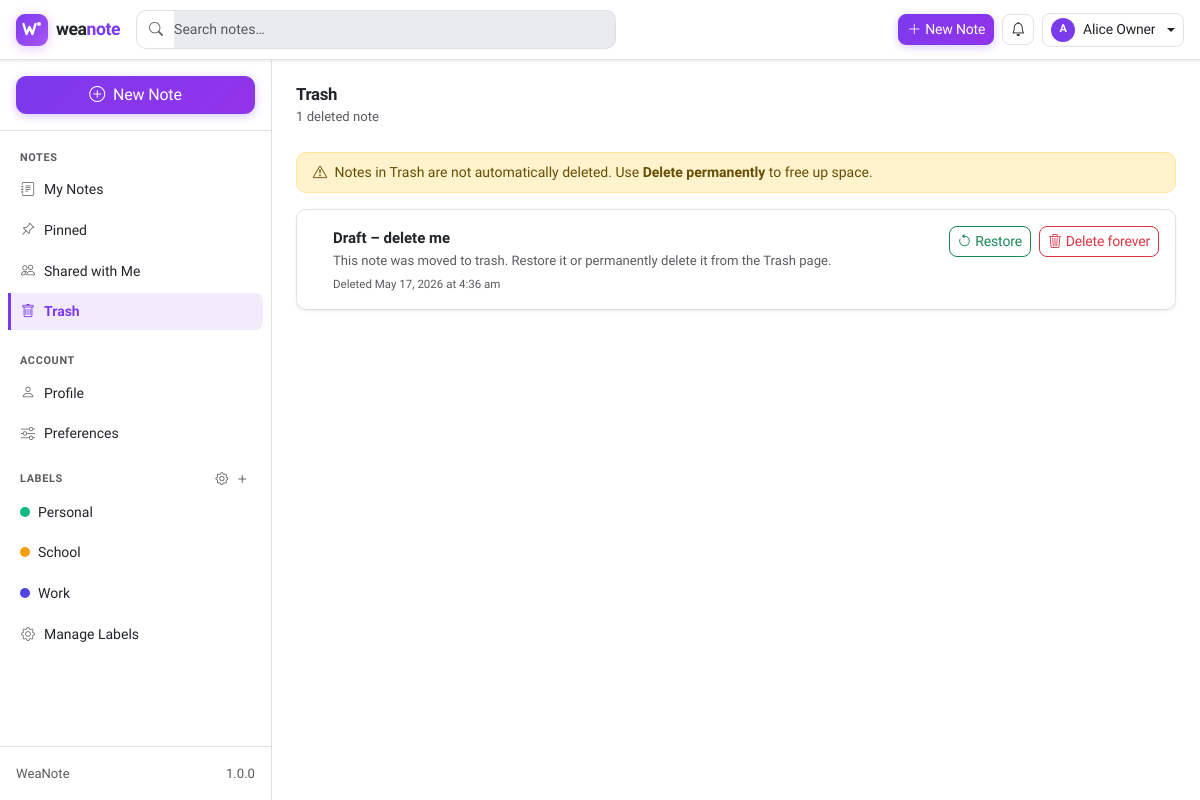
The page /trash (signed in) on the database its author committed.
### tables this page shows
CREATE TABLE IF NOT EXISTS `users` (
  `id`                       INT UNSIGNED     NOT NULL AUTO_INCREMENT,
  `email`                    VARCHAR(255)     NOT NULL,
  `display_name`             VARCHAR(100)     NOT NULL,
  `password_hash`            VARCHAR(255)     NOT NULL,
  `avatar`                   VARCHAR(255)     DEFAULT NULL,

   
  `is_verified`              TINYINT(1)       NOT NULL DEFAULT 0,
  `activation_token`         VARCHAR(64)      DEFAULT NULL,
  `activation_token_expires_at` DATETIME      DEFAULT NULL,

   
  `reset_token`              VARCHAR(64)      DEFAULT NULL,
  `reset_token_expires_at`   DATETIME         DEFAULT NULL,
  `reset_otp`                VARCHAR(255)     DEFAULT NULL,
  `reset_otp_expires_at`     DATETIME         DEFAULT NULL,

  `created_at`               DATETIME         NOT NULL DEFAULT CURRENT_TIMESTAMP,
  `updated_at`               DATETIME         NOT NULL DEFAULT CURRENT_TIMESTAMP ON UPDATE CURRENT_TIMESTAMP,

  PRIMARY KEY (`id`),
  UNIQUE KEY `uq_users_email` (`email`),
  KEY `idx_users_activation_token` (`activation_token`),
  KEY `idx_users_reset_token`      (`reset_token`)
);

CREATE TABLE IF NOT EXISTS `labels` (
  `id`         INT UNSIGNED  NOT NULL AUTO_INCREMENT,
  `user_id`    INT UNSIGNED  NOT NULL,
  `name`       VARCHAR(100)  NOT NULL,
  `color`      VARCHAR(7)    NOT NULL DEFAULT '#6c757d',
  `created_at` DATETIME      NOT NULL DEFAULT CURRENT_TIMESTAMP,
  `updated_at` DATETIME      NOT NULL DEFAULT CURRENT_TIMESTAMP ON UPDATE CURRENT_TIMESTAMP,

  PRIMARY KEY (`id`),
  UNIQUE KEY `uq_labels_user_name` (`user_id`, `name`),
  KEY `idx_labels_user` (`user_id`),
  CONSTRAINT `fk_labels_user`
    FOREIGN KEY (`user_id`) REFERENCES `users` (`id`) ON DELETE CASCADE
);

CREATE TABLE IF NOT EXISTS `notes` (
  `id`                 INT UNSIGNED  NOT NULL AUTO_INCREMENT,
  `user_id`            INT UNSIGNED  NOT NULL,
  `title`              VARCHAR(255)  NOT NULL DEFAULT 'Untitled',
  `content`            LONGTEXT,

   
  `is_pinned`          TINYINT(1)    NOT NULL DEFAULT 0,
  `pinned_at`          DATETIME      DEFAULT NULL,

   
  `is_locked`          TINYINT(1)    NOT NULL DEFAULT 0,
  `note_password_hash` VARCHAR(255)  DEFAULT NULL,

   
  `sort_order`         INT           NOT NULL DEFAULT 0,

   
  `deleted_at`         DATETIME      DEFAULT NULL,

  `created_at`         DATETIME      NOT NULL DEFAULT CURRENT_TIMESTAMP,
  `updated_at`         DATETIME      NOT NULL DEFAULT CURRENT_TIMESTAMP ON UPDATE CURRENT_TIMESTAMP,

  PRIMARY KEY (`id`),
  KEY `idx_notes_user`       (`user_id`),
  KEY `idx_notes_deleted_at` (`deleted_at`),
  KEY `idx_notes_pinned`     (`user_id`, `is_pinned`),
  KEY `idx_notes_user_sort`  (`user_id`, `sort_order`),
  FULLTEXT KEY `ft_notes_search` (`title`, `content`),
  CONSTRAINT `fk_notes_user`
    FOREIGN KEY (`user_id`) REFERENCES `users` (`id`) ON DELETE CASCADE
);

### app/Views/notes/trash.php (the view, shortened to what the rows shown need)
<?php
$notes     = $notes ?? [];
require BASE_PATH . '/app/Views/layouts/header.php';
require BASE_PATH . '/app/Views/layouts/sidebar.php';
?>
<div class="nf-main">
  <div class="d-flex align-items-center justify-content-between mb-4 flex-wrap gap-2">
    <div>
      <h2 class="h5 fw-bold mb-0">Trash</h2>
      <?php if (!empty($notes)): ?>
        <small class="text-muted"><?= count($notes) ?> deleted note<?= count($notes) !== 1 ? 's' : '' ?></small>
      <?php endif; ?>
    </div>
  </div>
  <?php if (empty($notes)): ?>
    <div class="empty-state">
      <i class="bi bi-trash"></i>
      <h5 class="fw-semibold">Trash is empty</h5>
      <p class="small mb-0">Deleted notes appear here. You can restore or permanently delete them.</p>
    </div>
  <?php else: ?>
    <div class="alert alert-warning py-2 small mb-3">
      <i class="bi bi-exclamation-triangle me-1"></i>
      Notes in Trash are not automatically deleted. Use <strong>Delete permanently</strong> to free up space.
    </div>
    <div class="notes-list" id="trashList">
      <?php foreach ($notes as $note): ?>
        <?php $nId = (int) $note['id']; ?>
        <div class="note-card mb-2 p-3 d-flex align-items-start gap-3">
          <div class="flex-grow-1 min-w-0">
            <div class="fw-semibold text-truncate">
              <?= htmlspecialchars($note['title'] ?: 'Untitled') ?>
            </div>
            <div class="text-muted small text-truncate">
              <?= htmlspecialchars(mb_substr(strip_tags($note['content'] ?? ''), 0, 120)) ?>
            </div>
            <div class="text-muted mt-1" style="font-size:.72rem">
              Deleted <?= date('M j, Y \a\t g:i a', strtotime($note['deleted_at'])) ?>
            </div>
          </div>
          <div class="d-flex gap-2 flex-shrink-0">
            <form method="POST" action="<?= BASE_URL ?>/notes/<?= $nId ?>/restore" class="m-0">
              <button type="submit" class="btn btn-sm btn-outline-success" title="Restore">
                <i class="bi bi-arrow-counterclockwise me-1"></i>Restore
              </button>
            </form>
            <form method="POST" action="<?= BASE_URL ?>/notes/<?= $nId ?>/purge" class="m-0"
                  data-confirm="This note will be permanently erased and cannot be recovered."
                  data-confirm-title="Delete Forever"
                  data-confirm-icon="bi-trash3 text-danger"
                  data-confirm-ok="Delete Forever"
                  data-confirm-cancel="Keep It">
              <button type="submit" class="btn btn-sm btn-outline-danger" title="Delete permanently">
                <i class="bi bi-trash3 me-1"></i>Delete forever
              </button>
            </form>
          </div>
        </div>
      <?php endforeach; ?>
    </div>
  <?php endif; ?>
</div>
<?php require BASE_PATH . '/app/Views/layouts/footer.php'; ?>

### app/Core/Router.php (shortened to what the rows shown need)
<?php
class Router
{
    private array $routes   = [];
    private function addRoute(string $method, string $path, string $handler): void
    {
        $pattern = preg_replace('/\{([a-zA-Z_][a-zA-Z0-9_]*)\}/', '(?P<$1>[^/]+)', $path);
        $pattern = '#^' . $pattern . '$#u';
        $this->routes[] = [
            'method'  => strtoupper($method),
            'pattern' => $pattern,
            'handler' => $handler,
        ];
    }
    public function dispatch(): void
    {
        $method = strtoupper($_SERVER['REQUEST_METHOD'] ?? 'GET');
        $uri = parse_url($_SERVER['REQUEST_URI'] ?? '/', PHP_URL_PATH);
        $uri = rawurldecode($uri);
        $uri = '/' . ltrim($uri, '/');
        foreach ($this->routes as $route) {
            if ($route['method'] !== $method) {
                continue;
            }
            if (preg_match($route['pattern'], $uri, $matches)) {
                $params = array_filter($matches, 'is_string', ARRAY_FILTER_USE_KEY);
                $this->callHandler($route['handler'], array_values($params));
                return;
            }
        }
    }
    private function callHandler(string $handler, array $params): void
    {
        [$classShort, $action] = explode('@', $handler, 2);
        $controller = new $fqn();
        $controller->$action(...$params);
    }
}

### app/Views/layouts/header.php (shortened to what the rows shown need)
<?php
$currentUser   = Auth::user();
$theme         = $currentUser['theme'] ?? 'light';
$fontSize      = $currentUser['font_size'] ?? 'medium';
$fontClass = match ($fontSize) {
    'small' => 'nf-font-sm',
    'large' => 'nf-font-lg',
    default => '',
};
?>
<!DOCTYPE html>
<html lang="en" data-bs-theme="<?= htmlspecialchars($theme) ?>"<?= $fontClass ? ' class="' . $fontClass . '"' : '' ?>>
<head>
  <link rel="stylesheet"
        href="https://cdn.jsdelivr.net/npm/bootstrap@5.3.3/dist/css/bootstrap.min.css"
>
  <link rel="stylesheet"
        href="https://cdn.jsdelivr.net/npm/bootstrap-icons@1.11.3/font/bootstrap-icons.min.css">
  <link rel="stylesheet" href="<?= BASE_URL ?>/assets/css/app.css?v=<?= APP_VERSION ?>">
</head>
<?php if (Auth::check()): ?>
<body class="app-body">
<nav class="navbar navbar-expand-lg fixed-top nf-navbar" id="mainNav">
  <div class="container-fluid px-3">
    <a class="wn-navbar-brand me-3" href="<?= BASE_URL ?>/notes">
      <span class="wn-logo-mark">
      </span>
      <span class="wn-brand-text">wea<span class="wn-accent">note</span></span>
    </a>
    <div class="flex-grow-1 d-none d-lg-flex me-3" style="max-width:480px">
      <div class="input-group">
        <span class="input-group-text bg-body border-end-0">
          <i class="bi bi-search text-muted"></i>
        </span>
        <input type="search" id="globalSearch" class="form-control border-start-0 ps-0"
               placeholder="Search notes…" autocomplete="off" aria-label="Search notes">
      </div>
    </div>
    <div class="d-flex align-items-center ms-auto gap-2">
      <a href="<?= BASE_URL ?>/notes/create"
         class="btn btn-primary btn-sm d-none d-lg-flex align-items-center gap-1">
        <i class="bi bi-plus-lg"></i><span>New Note</span>
      </a>
      <div class="dropdown">
        <button class="btn btn-sm btn-outline-secondary position-relative"
                id="notifBtn" data-bs-toggle="dropdown" aria-expanded="false"
                aria-label="Notifications">
          <i class="bi bi-bell"></i>
        </button>
      </div>
      <div class="dropdown">
        <button class="btn btn-sm btn-outline-secondary dropdown-toggle d-flex align-items-center gap-2"
                data-bs-toggle="dropdown" aria-expanded="false">
          <?php if (!empty($currentUser['avatar'])): ?>
            <img src="<?= BASE_URL ?>/uploads/avatars/<?= htmlspecialchars($currentUser['avatar']) ?>"
                 class="rounded-circle" width="24" height="24" alt=""
                 style="object-fit:cover">
          <?php else: ?>
            <span class="rounded-circle bg-primary text-white d-flex align-items-center justify-content-center fw-bold"
                  style="width:24px;height:24px;font-size:11px;flex-shrink:0">
              <?= htmlspecialchars(mb_strtoupper(mb_substr($currentUser['display_name'] ?? '?', 0, 1))) ?>
            </span>
          <?php endif; ?>
          <span class="d-none d-md-inline text-truncate" style="max-width:120px">
            <?= htmlspecialchars($currentUser['display_name'] ?? '') ?>
          </span>
        </button>
      </div>
    </div>
  </div>
</nav>
<div class="nf-page" id="nfPage">
  <div class="nf-wrapper" id="appWrapper">
<?php else: ?>
<body class="auth-body">
<div class="auth-wrapper">
<?php endif; ?>

### app/Views/layouts/sidebar.php (shortened to what the rows shown need)
<?php
$sidebarLabels = $sidebarLabels ?? [];
$currentUri = parse_url($_SERVER['REQUEST_URI'] ?? '/', PHP_URL_PATH);
$base = BASE_PATH_WEB;
$rel  = ($base !== '' && str_starts_with($currentUri, $base))
      ? substr($currentUri, strlen($base))
      : $currentUri;
$rel  = '/' . ltrim($rel, '/');
$isActive = static function (string $pattern) use ($rel): string {
    return preg_match('#^' . $pattern . '($|/)#', $rel) ? 'active' : '';
};
?>
<aside class="nf-sidebar d-none d-lg-flex flex-column" id="sidebar">
  <div class="p-3 border-bottom">
    <a href="<?= BASE_URL ?>/notes/create"
       class="btn btn-primary w-100 d-flex align-items-center justify-content-center gap-2">
      <i class="bi bi-plus-circle"></i>
      <span>New Note</span>
    </a>
  </div>
  <nav class="nf-sidebar-nav flex-grow-1 overflow-y-auto p-2" aria-label="Sidebar navigation">
    <div class="nf-sidebar-section">Notes</div>
    <ul class="nav nav-pills flex-column gap-1">
      <li class="nav-item">
        <a href="<?= BASE_URL ?>/notes"
           class="nav-link <?= $isActive('/notes') ?> <?= $isActive('/') ?>">
          <i class="bi bi-journal-text"></i>My Notes
        </a>
      </li>
      <li class="nav-item">
        <a href="<?= BASE_URL ?>/notes?filter=pinned"
           class="nav-link <?= (($rel === '/notes' || $rel === '/') && ($_GET['filter'] ?? '') === 'pinned') ? 'active' : '' ?>">
          <i class="bi bi-pin-angle"></i>Pinned
        </a>
      </li>
      <li class="nav-item">
        <a href="<?= BASE_URL ?>/shared" class="nav-link <?= $isActive('/shared') ?>">
          <i class="bi bi-people"></i>Shared with Me
        </a>
      </li>
      <li class="nav-item">
        <a href="<?= BASE_URL ?>/trash" class="nav-link <?= $isActive('/trash') ?>">
          <i class="bi bi-trash"></i>Trash
        </a>
      </li>
    </ul>
    <div class="nf-sidebar-section mt-2">Account</div>
    <ul class="nav nav-pills flex-column gap-1">
      <li class="nav-item">
        <a href="<?= BASE_URL ?>/profile" class="nav-link <?= $isActive('/profile') ?>">
          <i class="bi bi-person"></i>Profile
        </a>
      </li>
      <li class="nav-item">
        <a href="<?= BASE_URL ?>/preferences" class="nav-link <?= $isActive('/preferences') ?>">
          <i class="bi bi-sliders"></i>Preferences
        </a>
      </li>
    </ul>
    <div class="mt-2">
      <div class="nf-sidebar-section d-flex align-items-center">
        <span class="flex-grow-1">Labels</span>
        <a href="<?= BASE_URL ?>/labels"
           class="btn btn-link btn-sm p-0 text-muted lh-1 me-1"
           title="Manage labels" aria-label="Manage labels">
          <i class="bi bi-gear" style="font-size:.8rem"></i>
        </a>
        <button class="btn btn-link btn-sm p-0 text-muted lh-1"
                id="addLabelBtn" title="New label" aria-label="New label">
          <i class="bi bi-plus fs-6"></i>
        </button>
      </div>
      <ul class="nav nav-pills flex-column gap-1" id="labelList">
        <?php if (!empty($sidebarLabels)): ?>
          <?php foreach ($sidebarLabels as $lbl): ?>
            <li class="nav-item">
              <a href="<?= BASE_URL ?>/labels/<?= (int)$lbl['id'] ?>/notes"
                 class="nav-link d-flex align-items-center gap-2 <?= $isActive('/labels/' . $lbl['id'] . '/notes') ?>">
                <span class="nf-label-dot rounded-circle flex-shrink-0"
                      style="width:10px;height:10px;background:<?= htmlspecialchars($lbl['color']) ?>"></span>
                <span class="text-truncate flex-grow-1"><?= htmlspecialchars($lbl['name']) ?></span>
              </a>
            </li>
          <?php endforeach; ?>
        <?php else: ?>
          <li class="nav-item">
            <span class="nav-link text-muted small disabled">No labels yet</span>
          </li>
        <?php endif; ?>
        <li class="nav-item">
          <a href="<?= BASE_URL ?>/labels" class="nav-link <?= $isActive('/labels') ?>">
            <i class="bi bi-gear" style="width:16px;flex-shrink:0"></i>
            <span class="text-truncate flex-grow-1">Manage Labels</span>
          </a>
        </li>
      </ul>
    </div>
  </nav>
  <div class="p-3 border-top small text-muted d-flex align-items-center gap-2">
    <span class="text-muted"><?= APP_NAME ?></span>
    <span class="ms-auto"><?= APP_VERSION ?></span>
  </div>
</aside>

### rows shown on the page
users: display_name "A", display_name "Alice Owner"
labels: name "Personal"
labels: name "School"
labels: name "Work"
notes: title "Draft – delete me", content "This note was moved to trash. Restore it or permanently delete it from the Trash page.", deleted_at "May 17, 2026 at 4:36 am"

### other values the page prints
count($notes) "1"
